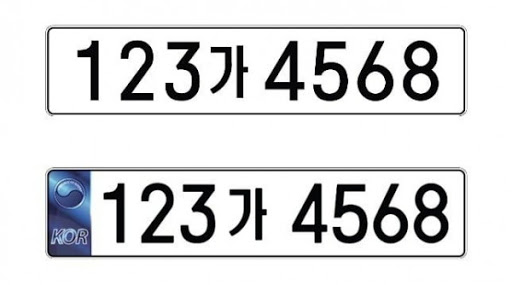
#> input picture start to book/images/pan.jpg, 512 x 285 px, found by its file name
$ python polygon.py
#> lines starting #> are read from the running program, lines starting #| are printed output that depends on the picture; after the words box and inside, x2 and y2 are one past the last pixel; in counts of white or black regions, pixels touching at a corner belong together
import cv2
import numpy as np

def setLabel(img, pts, label):
    (x, y, h, w) = cv2.boundingRect(pts)
    pt1 = (x, y)
    pt2 = (x + h, y + w)
    cv2.rectangle(img, pt1, pt2, (0,0,255), 1)
    cv2.putText(img, label, pt1, cv2.FONT_HERSHEY_PLAIN, 1, (0, 0, 255))

def polygon():
    src = cv2.imread("images/pan.jpg", cv2.IMREAD_COLOR)
#> src is the input picture: shape (285, 512, 3); mean B, G, R 220.6, 219.5, 219

    if src is None:
        print("None")
        return

    gray = cv2.cvtColor(src, cv2.COLOR_RGB2GRAY)
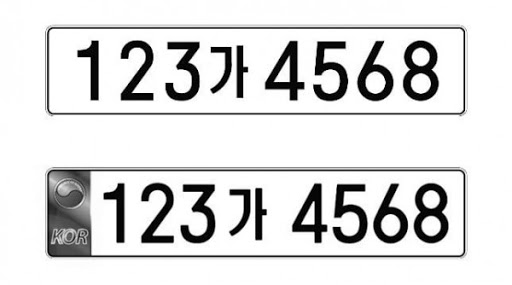
#> gray: shape (285, 512); min 0, max 255, mean 219.8
    _, bin_img = cv2.threshold(gray, 200, 255, cv2.THRESH_BINARY_INV | cv2.THRESH_OTSU)
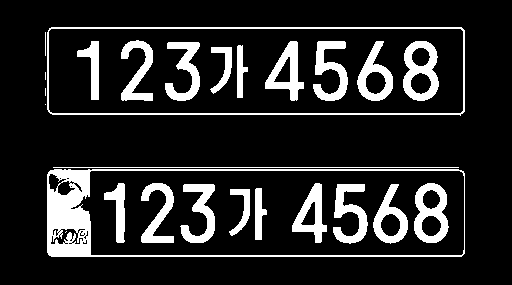
#> bin_img: shape (285, 512); 14.9% white; 26 white regions (4 under 20 px)
    contours, _ = cv2.findContours(bin_img, cv2.RETR_EXTERNAL, cv2.CHAIN_APPROX_NONE)
#> contours = 7 contours, 5 with area under 20; largest, box (x1, y1, x2, y2) and area: (47, 27, 465, 116) 36251, (47, 169, 465, 257) 36224

    for i in contours:
        if cv2.contourArea(i) < 400:
            continue

        approx = cv2.approxPolyDP(i, cv2.arcLength(i, True)*0.02, True)

        vtc = len(approx)

        if vtc == 3:
            setLabel(src, i, "TRI")
        elif vtc == 4:
            setLabel(src, i, "RECT")
        elif vtc > 4:
            length = cv2.arcLength(i, True)
            area = cv2.contourArea(i)
            ratio = 4. * np.pi * area / (length * length)

            if ratio > 0.8 :
                setLabel(src, i, "CIR")
#> this loop made 7 passes
#> (approx, vtc) on passes 1, 7: ([[47, 174], [51, 256], [464, 253], [458, 169]], 4), ([[47, 32], [52, 114], [464, 111], [461, 27]], 4)
#> i on pass 3: [[45, 104]]
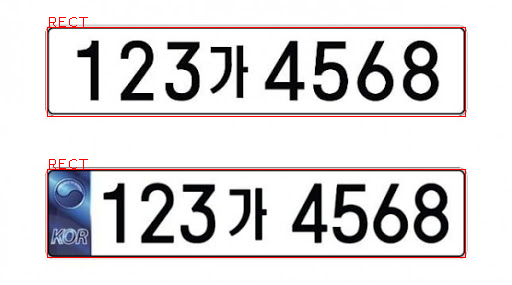
#> src: shape (285, 512, 3); 1.51% of pixels changed, all inside (x1, y1, x2, y2) = (47, 17, 466, 258)

    cv2.imshow("bin_img", bin_img)
    cv2.imshow("src", src)
    cv2.waitKey(0)
    return 0

polygon()

$ run again, with start to book/images/one.jpg copied over start to book/images/pan.jpg
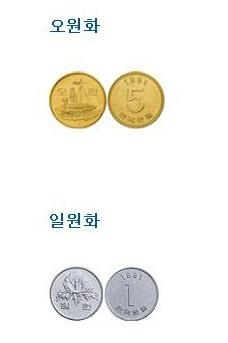
#> input picture start to book/images/one.jpg, 228 x 343 px, found by its file name
#> in polygon, src is the input picture: shape (343, 228, 3); mean B, G, R 237.8, 243.3, 244.9
#> in polygon, `_, bin_img = cv2.threshold(gray, 200, 255, cv2.THRESH_BINARY_INV | cv2..`:
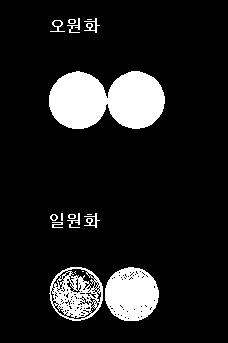
#> bin_img: shape (343, 228); 12.1% white; 18 white regions (6 under 20 px)
#> contours = 15 contours, 4 with area under 20; largest, box (x1, y1, x2, y2) and area: (49, 71, 165, 129) 5054, (105, 267, 159, 321) 2230, (49, 267, 103, 321) 2218, (50, 20, 65, 32) 59, (84, 213, 100, 228) 44
#> the loop in polygon, `for i in contours:` made 15 passes
#> (vtc, length, area, ratio) on passes 1 to 2: (8, 177.4, 2229.5, 0.89), (8, 176.3, 2218.5, 0.897)
#> after the loop in polygon, `for i in contours:`:
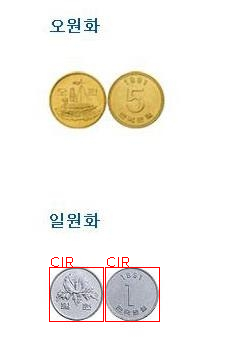
#> src: shape (343, 228, 3); 0.7% of pixels changed, all inside (x1, y1, x2, y2) = (49, 257, 160, 322)
